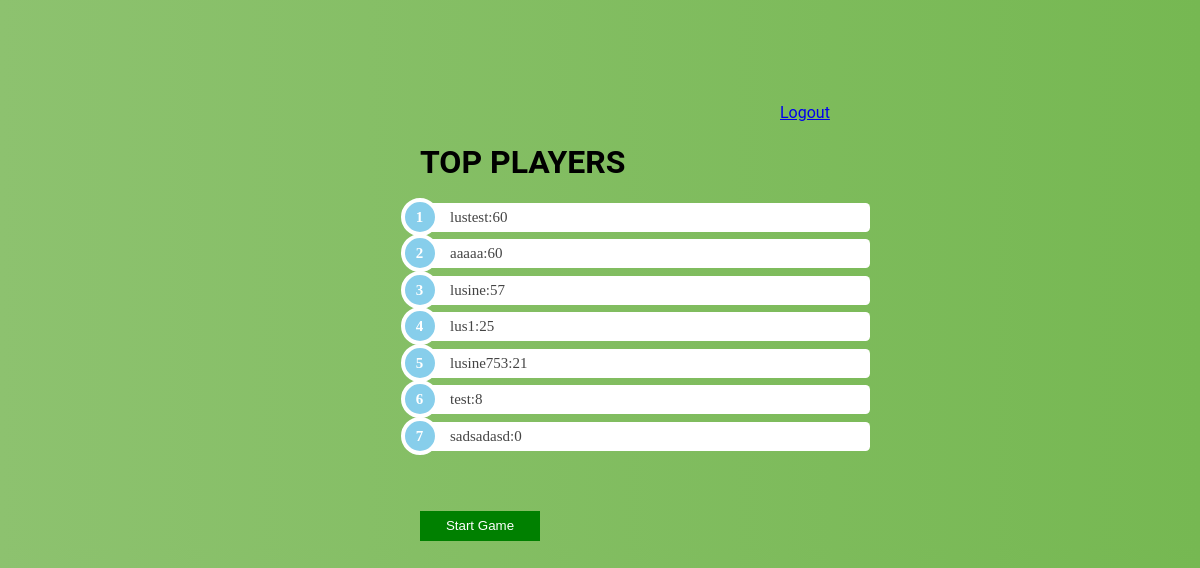
The app's page / (signed in) with its own data.
### millionaire/models.py (models this page shows)
class UserBestScore(models.Model):
    user = models.OneToOneField(User, on_delete=models.CASCADE)
    score = models.SmallIntegerField()

### millionaire/views.py (the view, shortened to what this page needs)
# urls.py: url(r'^$', views.Game.as_view(), name='index'),
class Game(LoginRequiredMixin, TemplateView):
    template_name = "index.html"
    def get(self, request):
        top_scores = (UserBestScore.objects
                      .order_by('score')
                      .values_list('score', flat=True)
                      .distinct())
        print(top_scores)
        top_players = UserBestScore.objects.order_by('-score').filter(score__in=top_scores[:10])
        print(top_players)
        return render_to_response(self.template_name, {'top_players': top_players})

### templates/index.html (shortened to what this page needs)
<!DOCTYPE html>
<html lang="en">
<head>
 {% load static %}
<link href="{% static 'css/main.css' %}" rel="stylesheet"/>
    {% block styles %}
        <link href="{% static 'css/top-players.css' %}" rel="stylesheet"/>
    {% endblock %}
</head>
<body>
<div class="page">
    {% block body_block %}
 <a href="auth/logout" style="margin-left: 100%">Logout</a>
        <div class="numberlist">
            <h1>TOP PLAYERS</h1>
            <ol>
                {% for top_player in top_players %}
                <li><label class=".numberlist">
                    {{ top_player.user.username }}:{{ top_player.score }}</label></li>
                {% endfor %}
            </ol>
        </div>
        <button type class="start-game-btn"><a href="/question" style="clear: both" class="start-game-link">Start Game</a></button>
    {% endblock %}
</div>
</body>
</html>

### static/css/main.css (style rules this page uses)
.page { width: 360px; padding: 8% 0 0; margin: auto; }
body { background: #76b852; background: -webkit-linear-gradient(right, #76b852, #8DC26F); background: -moz-linear-gradient(right, #76b852, #8DC26F); background: -o-linear-gradient(right, #76b852, #8DC26F); background: linear-gradient(to left, #76b852, #8DC26F); font-family: "Roboto", sans-serif; -webkit-font-smoothing: antialiased; -moz-osx-font-smoothing: grayscale; }
.start-game-btn { background-color: green; border: none; width: 120px; height: 30px; color: white; }
.start-game-link { clear: both; color: white; text-decoration: none; }

### static/css/top-players.css (style rules this page uses)
.numberlist { width: 450px; }
.numberlist ol { counter-reset: li; list-style: none; *list-style: decimal; font: 15px 'trebuchet MS', 'lucida sans'; padding: 0; margin-bottom: 4em; }
.numberlist label { position: relative; display: block; padding: .4em .4em .4em 2em; *padding: .4em; margin: .5em 0; background: #FFF; color: #444; text-decoration: none; -moz-border-radius: .3em; -webkit-border-radius: .3em; border-radius: .3em; }
.numberlist label:before { content: counter(li); counter-increment: li; position: absolute; left: -1.3em; top: 50%; margin-top: -1.3em; background: #87ceeb; height: 2em; width: 2em; line-height: 2em; border: .3em solid #fff; text-align: center; font-weight: bold; -moz-border-radius: 2em; -webkit-border-radius: 2em; border-radius: 2em; color: #FFF; }

### records on screen
UserBestScore: user.username "lustest", score "60"
UserBestScore: user.username "aaaaa", score "60"
UserBestScore: user.username "lusine", score "57"
UserBestScore: user.username "lus1", score "25"
UserBestScore: user.username "lusine753", score "21"
UserBestScore: user.username "test", score "8"
UserBestScore: user.username "sadsadasd", score "0"
